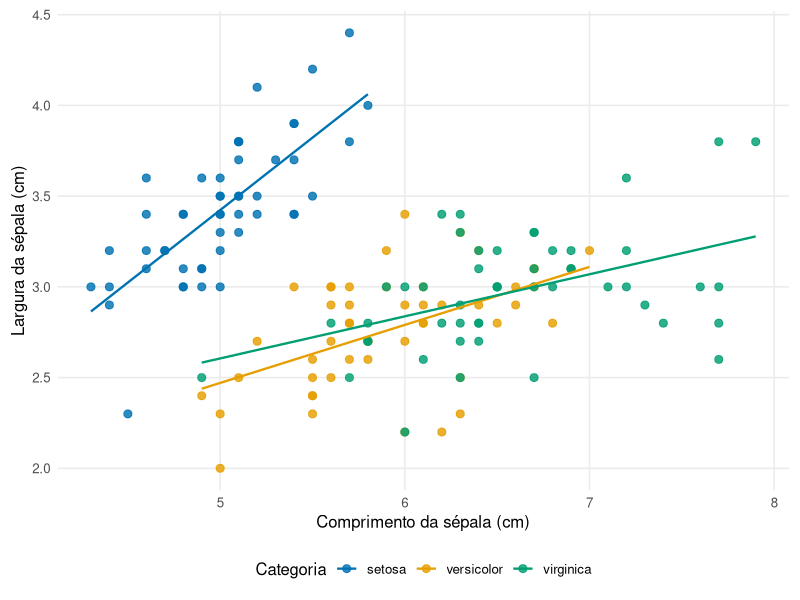
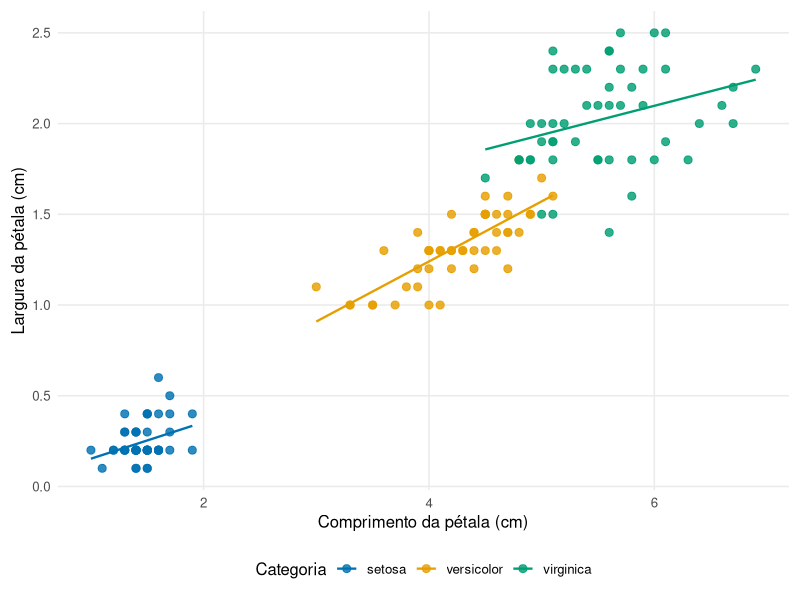
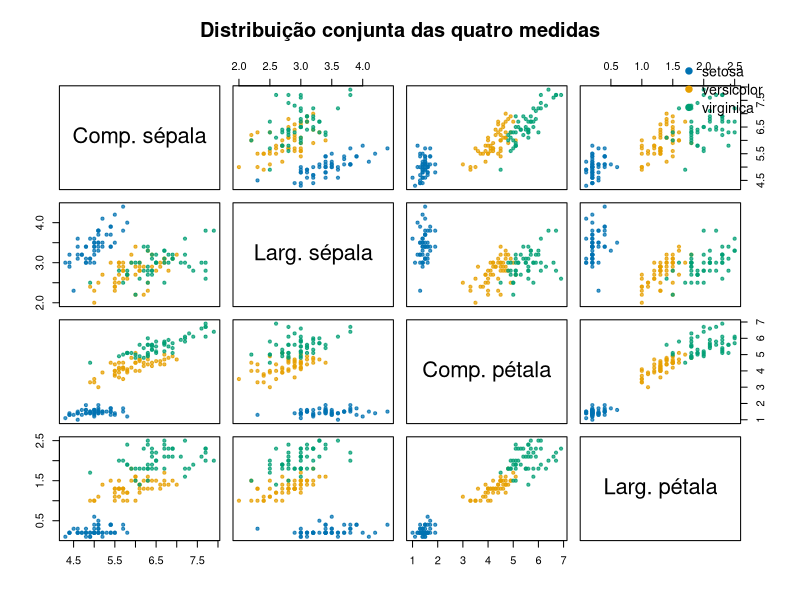
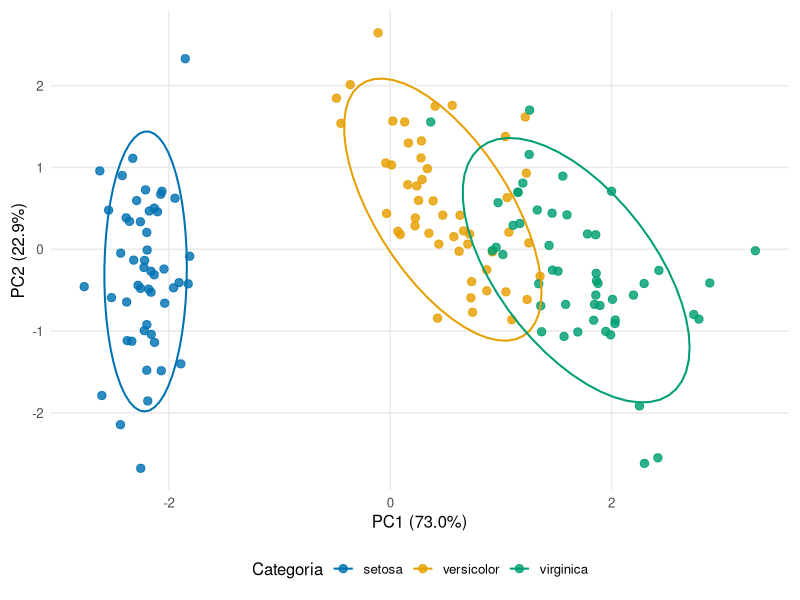
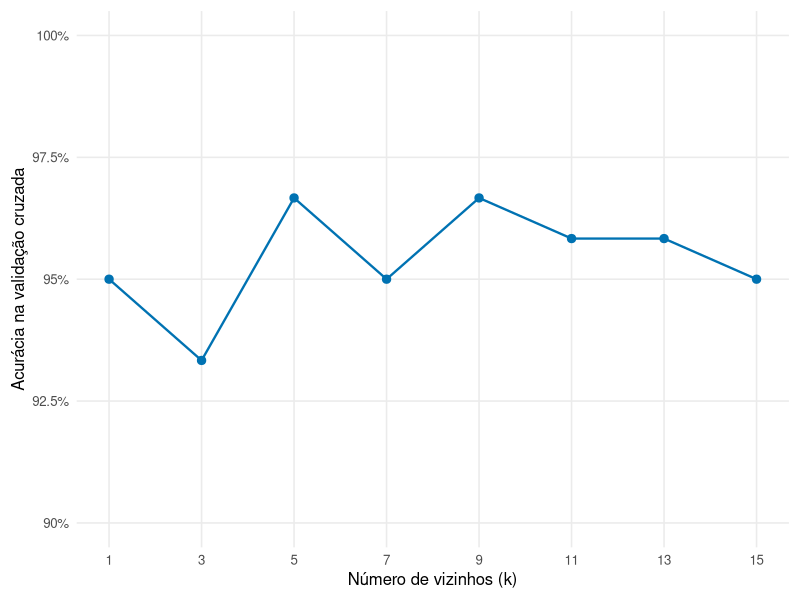

These figures' R source, in order:
library(ggplot2)
library(class)

dir.create("figuras", showWarnings = FALSE)

dados <- iris
names(dados) <- c("Comprimento_sepala", "Largura_sepala",
                  "Comprimento_petala", "Largura_petala", "Categoria")

cores <- c(setosa = "#0072B2", versicolor = "#E69F00", virginica = "#009E73")
tema <- theme_minimal(base_size = 12) +
  theme(legend.position = "bottom", panel.grid.minor = element_blank(),
        plot.margin = margin(8, 8, 8, 8))

p_sepala <- ggplot(dados, aes(Comprimento_sepala, Largura_sepala,
                              color = Categoria)) +
  geom_point(size = 2.4, alpha = 0.82) +
  geom_smooth(method = "lm", se = FALSE, linewidth = 0.8) +
  scale_color_manual(values = cores) + tema +
  labs(x = "Comprimento da sépala (cm)", y = "Largura da sépala (cm)",
       color = "Categoria")
ggsave("figuras/sepala.pdf", p_sepala, width = 7.2, height = 5.0,
       device = cairo_pdf)

p_petala <- ggplot(dados, aes(Comprimento_petala, Largura_petala,
                              color = Categoria)) +
  geom_point(size = 2.4, alpha = 0.82) +
  geom_smooth(method = "lm", se = FALSE, linewidth = 0.8) +
  scale_color_manual(values = cores) + tema +
  labs(x = "Comprimento da pétala (cm)", y = "Largura da pétala (cm)",
       color = "Categoria")
ggsave("figuras/petala.pdf", p_petala, width = 7.2, height = 5.0,
       device = cairo_pdf)

pdf("figuras/pares.pdf", width = 7.4, height = 7.0, family = "Helvetica")
par(mar = c(3, 3, 2, 1), oma = c(0, 0, 1, 0))
nomes <- c("Comp. sépala", "Larg. sépala", "Comp. pétala", "Larg. pétala")
col_pts <- unname(cores[as.character(dados$Categoria)])
pairs(dados[, 1:4], labels = nomes, col = adjustcolor(col_pts, alpha.f = 0.72),
      pch = 19, cex = 0.65, main = "Distribuição conjunta das quatro medidas")
legend("topright", legend = levels(dados$Categoria), col = cores,
       pch = 19, bty = "n", cex = 0.85)
dev.off()

pca <- prcomp(dados[, 1:4], center = TRUE, scale. = TRUE)
var_exp <- 100 * pca$sdev^2 / sum(pca$sdev^2)
pca_df <- data.frame(PC1 = pca$x[, 1], PC2 = pca$x[, 2],
                     Categoria = dados$Categoria)
p_pca <- ggplot(pca_df, aes(PC1, PC2, color = Categoria)) +
  geom_point(size = 2.5, alpha = 0.82) +
  stat_ellipse(linewidth = 0.7, level = 0.90) +
  scale_color_manual(values = cores) + tema +
  labs(x = sprintf("PC1 (%.1f%%)", var_exp[1]),
       y = sprintf("PC2 (%.1f%%)", var_exp[2]), color = "Categoria")
ggsave("figuras/pca.pdf", p_pca, width = 7.2, height = 5.0,
       device = cairo_pdf)

set.seed(42)
idx_treino <- unlist(lapply(levels(dados$Categoria), function(cat) {
  idx <- which(dados$Categoria == cat)
  sample(idx, 0.8 * length(idx))
}))
treino <- dados[idx_treino, ]
set.seed(42)
fold_id <- integer(nrow(treino))
for (cat in levels(treino$Categoria)) {
  idx <- which(treino$Categoria == cat)
  fold_id[idx] <- sample(rep(1:5, length.out = length(idx)))
}
ks <- seq(1, 15, 2)
acc_cv <- sapply(ks, function(k) {
  acertos <- unlist(lapply(1:5, function(f) {
    tr <- treino[fold_id != f, ]
    va <- treino[fold_id == f, ]
    mu <- sapply(tr[, 1:4], mean)
    sig <- sapply(tr[, 1:4], sd)
    pred <- knn(scale(tr[, 1:4], mu, sig), scale(va[, 1:4], mu, sig),
                cl = tr$Categoria, k = k)
    pred == va$Categoria
  }))
  mean(acertos)
})
cv <- data.frame(k = ks, Acuracia = acc_cv)
p_cv <- ggplot(cv, aes(k, Acuracia)) +
  geom_line(color = "#0072B2", linewidth = 0.8) +
  geom_point(color = "#0072B2", size = 2.5) +
  scale_x_continuous(breaks = ks) +
  scale_y_continuous(limits = c(0.90, 1.00), labels = function(x) paste0(100*x, "%")) +
  tema + labs(x = "Número de vizinhos (k)", y = "Acurácia na validação cruzada")
ggsave("figuras/knn_cv.pdf", p_cv, width = 7.2, height = 4.4,
       device = cairo_pdf)
